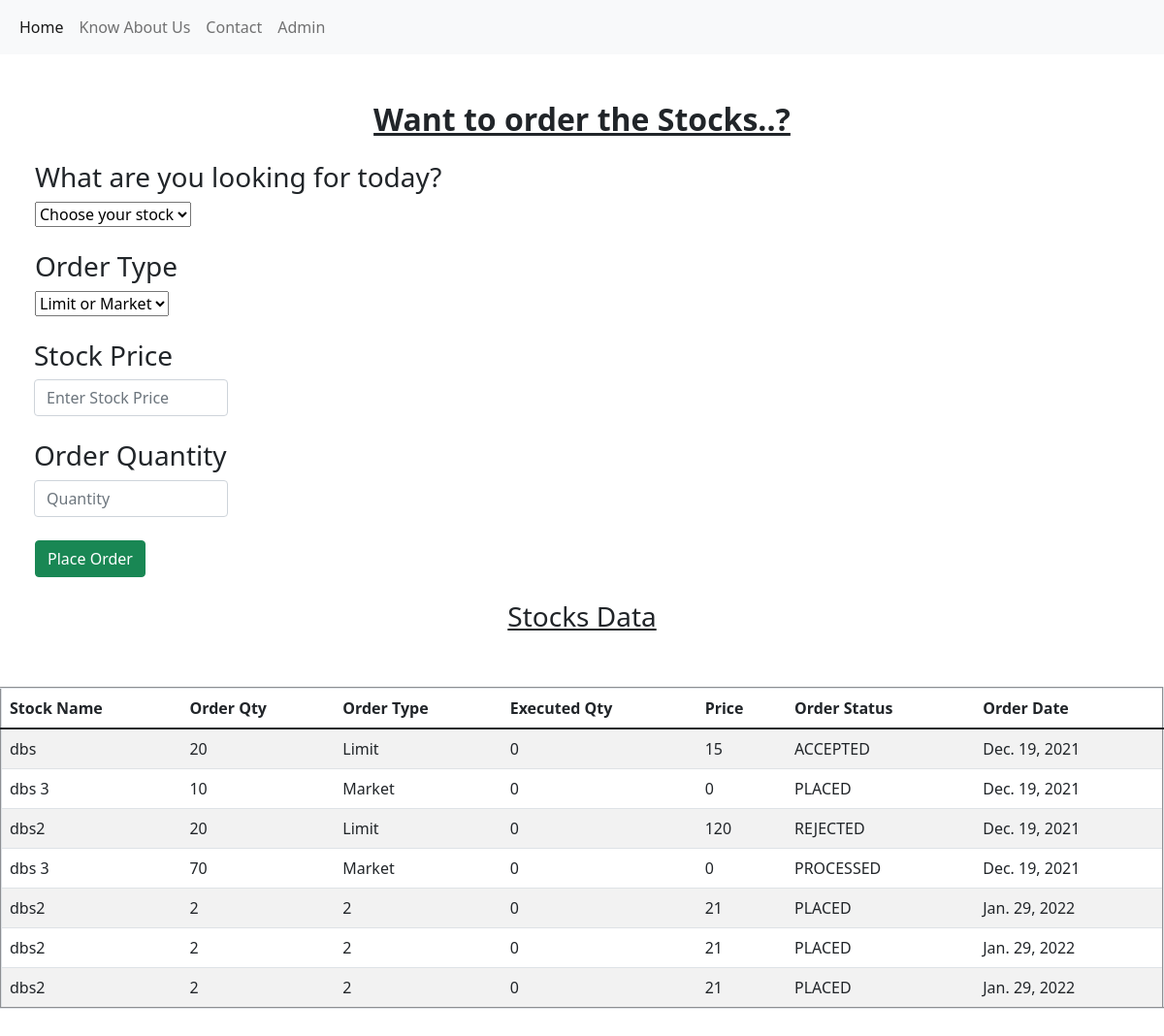
The page / on the database its author committed.
### order/models.py (models this page shows)
class order(models.Model):
    stock=models.ForeignKey(stock, on_delete=models.CASCADE)
    order_qty=models.IntegerField(default=0)
    order_type=models.CharField(max_length=20,choices=orderType)
    executed_qty=models.IntegerField(default=0)
    price=models.IntegerField(default=0)
    orderstatus=models.CharField(max_length=20,choices=orderStatus)
    orderdate = models.DateField(default=date.today)

class stock(models.Model):
    stockName=models.TextField()
    stackStatus=models.BooleanField()

### order/views.py (the view)
# urls.py: 2. Add a URL to urlpatterns:  path('', views.home, name='home')
def home(request):
    s=stock.objects.filter(stackStatus=True)
    o=order.objects.all()
    return render(request,"home.html",{"stock":s,"o":o})

### templates/home.html (shortened to what this page needs)
<!DOCTYPE html>
<html lang="en">
<head>
    <link href="https://cdn.jsdelivr.net/npm/bootstrap@5.1.3/dist/css/bootstrap.min.css" rel="stylesheet">
</head>
<body>
    <nav class="navbar navbar-expand-lg navbar-light bg-light">
        <div class="container-fluid">
          <div class="collapse navbar-collapse" id="navbarNav">
            <ul class="navbar-nav">
              <li class="nav-item">
                <a class="nav-link active" aria-current="page" href="/">Home</a>
              </li>
              <li class="nav-item">
                <a class="nav-link" href="https://www.dbs.com/about-us/default.page">Know About Us</a>
              </li>
              <li class="nav-item">
                <a class="nav-link" href="https://www.dbs.com/">Contact</a>
              </li>
              <li class="nav-item">
                <a class="nav-link" href="http://127.0.0.1:8000/admin/">Admin</a>
              </li>
            </ul>
          </div>
        </div>
      </nav>
      <br>
      <br>
      <h2><b><u><center>Want to order the Stocks..?</center></u></b></h2>
      <div class="container-fluid my-4 mx-4">
      <form method="post" action="{% url 'neworder' %}">
      <h3>What are you looking for today?</h3>
      <select  name="ordername">
        <option value="" disabled selected>Choose your stock</option>
      </select>
      </div>
      <div class="container-fluid my-4 mx-4">
          <h3>Order Type</h3>
          <select id="ordertype" name="ordertype" class="mdb-select md-form" searchable="Search here..">
            <option value="" disabled selected>Limit or Market</option>
          </select>
        </div>
        <div class="container-fluid my-4 mx-3">
          <div class="form-group" style="margin : 7px; width :200px">
            <h3>Stock Price</h3>
            <input type="number" name="price" required id="price" class="form-control" id="stock_price" placeholder="Enter Stock Price">
        </div>
        </div>
        <div class="container-fluid my-4 mx-3">
          <div class="form-group" style="margin : 7px; width :200px">
            <h3>Order Quantity</h3>
            <input name="orderqty" required type="number" class="form-control" id="stock_price" placeholder="Quantity">
        </div>
        </div>
      <div class="container-fluid my-4 mx-4">
        <button class="btn btn-success" type="submit">Place Order</button>
      </div>
    <b><center><h3><u>Stocks Data</u></h3></center></b>
    <table class="table table-striped" border="2">
      <thead class="thead-dark">
              <th>Stock Name</th>
              <th>Order Qty</th>
              <th>Order Type</th>
              <th>Executed Qty</th>
              <th>Price</th>
              <th>Order Status</th>
              <th>Order Date</th>
      </thead>
      <tbody>
      {% for i in o%}
      <tr>
          <td scope="row">{{i.stock.stockName }}</td>
          <td scope="row">{{i.order_qty }}</td>
          <td scope="row">{{i.order_type }}</td>
          <td scope="row">{{i.executed_qty }}</td>
          <td scope="row">{{i.price }}</td>
          <td scope="row">{{i.orderstatus }}</td>
          <td scope="row">{{i.orderdate }}</td>
      </tr>
      {% endfor %}
    </tbody>
      <br><br>
    </table>
    <br><br><br>
        </body>
</body>
</html>

### rows shown on the page
order: stock.stockName "dbs", order_qty "20", order_type "Limit", executed_qty "0", price "15", orderstatus "ACCEPTED", orderdate "Dec. 19, 2021"
order: stock.stockName "dbs 3", order_qty "10", order_type "Market", executed_qty "0", price "0", orderstatus "PLACED", orderdate "Dec. 19, 2021"
order: stock.stockName "dbs2", order_qty "20", order_type "Limit", executed_qty "0", price "120", orderstatus "REJECTED", orderdate "Dec. 19, 2021"
order: stock.stockName "dbs 3", order_qty "70", order_type "Market", executed_qty "0", price "0", orderstatus "PROCESSED", orderdate "Dec. 19, 2021"
order: stock.stockName "dbs2", order_qty "2", order_type "2", executed_qty "0", price "21", orderstatus "PLACED", orderdate "Jan. 29, 2022"
order: stock.stockName "dbs2", order_qty "2", order_type "2", executed_qty "0", price "21", orderstatus "PLACED", orderdate "Jan. 29, 2022"
order: stock.stockName "dbs2", order_qty "2", order_type "2", executed_qty "0", price "21", orderstatus "PLACED", orderdate "Jan. 29, 2022"
